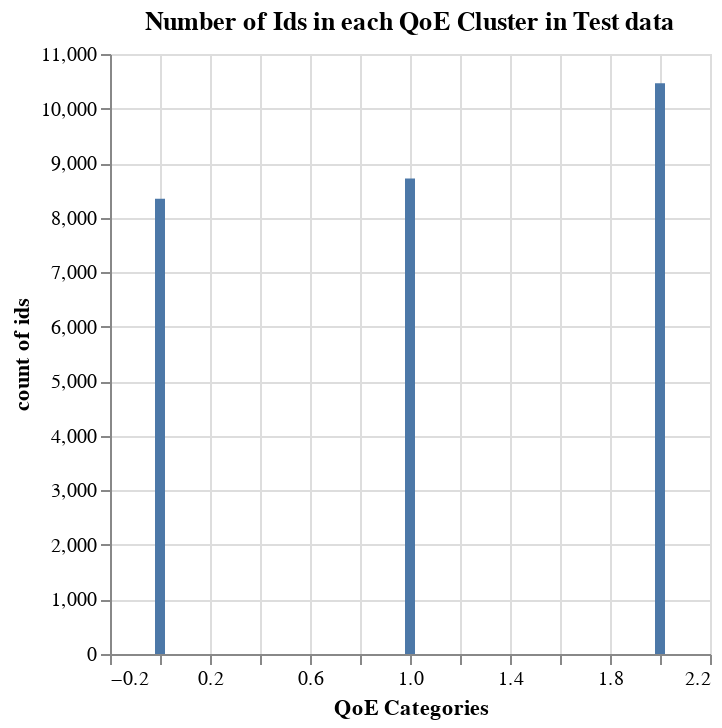

This figure's notebook cell:
### Code cell
%chart x=rate_category,y=counts,labelx="QoE Categories", labely="count of ids",type=bar,title="Number of Ids in each QoE Cluster in Test data",height= 400,width=400

### Figure 1 — Vega-Lite specification as saved in the notebook (floating-point values rounded to 4 significant figures)
{"$schema": "https://vega.github.io/schema/vega-lite/v3.json", "data": {"format": {"type": "csv"}, "values": "\"rate_category\",\"counts\"\n\"1\",\"8719\"\n\"0\",\"8344\"\n\"2\",\"10462\"\n"}, "encoding": {"x": {"axis": {"grid": true, "title": "QoE Categories"}, "field": "rate_category", "type": "quantitative"}, "y": {"axis": {"grid": true, "title": "count of ids"}, "field": "counts", "type": "quantitative"}}, "height": "400", "mark": {"color": "#4C78A8", "type": "bar"}, "title": "Number of Ids in each QoE Cluster in Test data", "width": "400"}
